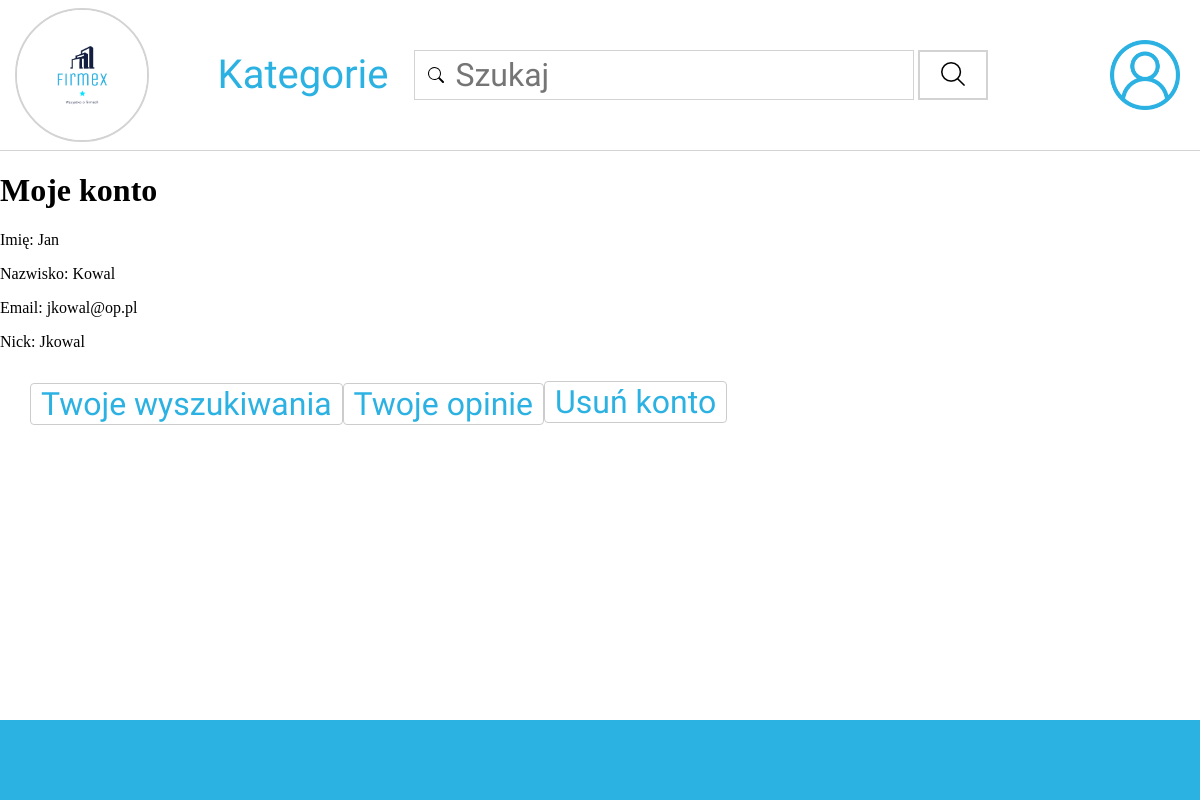
/account (signed in), run on the app's committed database.
### app.py (models this page shows, shortened)
class Users(db.Model):
    id = db.Column(db.Integer, primary_key=True)
    name = db.Column(db.String, nullable=False)
    surname = db.Column(db.String, nullable=False)
    email = db.Column(db.String, nullable=False)
    password = db.Column(db.String, nullable=False)
    nickName = db.Column(db.String, nullable=False)
    resetCode = db.Column(db.String, nullable=False)
    is_active = True

### app.py (the view)
@app.route('/account', methods=['GET', 'POST'])
def account():
    if not current_user.is_authenticated:
        return redirect(url_for('login'))
    return render_template('account.html', form=form, current_user=current_user)

### app.py (called while the page is built)
@login_manager.user_loader
def load_user(user_id):
    return Users.query.get(int(user_id))

### templates/account.html (shortened to what this page needs)
<!DOCTYPE html>
<html lang="en">
<head>
    <link rel="stylesheet" href="../static/styles/style.css">
    <link rel="stylesheet" href="../static/styles/account.css">
    <link rel="stylesheet" href="https://cdnjs.cloudflare.com/ajax/libs/font-awesome/5.15.3/css/all.min.css">
</head>
<body>
{% block nav %}
<div class="nav">
    <div class="logo">
        <a href="/"><img src="../static/img/logo.png" alt="logo" class="company-logo"></a>
    </div>
            <a href="{{ url_for('category') }}">
                <button class="category">Kategorie</button>
            </a>
            <div class="searcher-container">
                <form action="{{ url_for('search_companies') }}" method="GET">
                    <input class="searcher-input" type="search" name="query" placeholder="Szukaj">
                    <button type="submit" class="search_button"><img src="../static/img/search.png"></button>
                </form>
            </div>
    <div class="account">
        <div class="account-info">
            <img src="../static/img/user.png" alt="user" class="account-icon">
        </div>
    </div>
</div>
{% endblock %}
{% block content %}
<div class="data-container">
    <h1><span class="typer"></span></h1>
    <p>Imię: {{ current_user.name }}</p>
    <p>Nazwisko: {{ current_user.surname }}</p>
    <p>Email: {{ current_user.email }}</p>
    <p>Nick: {{ current_user.nickName }}</p>
    <div class="account-actions">
        <div><a href="{{ url_for('last_searches') }}?userId={{ current_user.id }}" class="account-button">Twoje
            wyszukiwania</a></div>
        <div><a href="{{ url_for('your_opinions') }}?userId={{ current_user.id }}" class="account-button">Twoje
            opinie</a></div>
        <div>
            <form id="delete-account-form" action="{{ url_for('delete_account') }}" method="POST">
                <button id="delete-account-button" type="submit" class="account-button">Usuń konto</button>
            </form>
        </div>
    </div>
</div>
{% endblock %}
<div class="footer">
</div>
</body>
</html>

### static/styles/style.css (style rules this page uses)
html, body { height: 100%; width: 100%; margin: 0; padding: 0; }
.nav { position: relative; height: 150px; border-bottom: lightgrey 1px solid; display: flex; justify-content: center; align-items: center; }
.logo { position: absolute; left: 15px; top: 8px; z-index: 2; }
.company-logo { width: 130px; height: 130px; border-radius: 50%; border: lightgrey 2px solid; }
.category { font-family: 'Unica One'; font-style: normal; font-weight: 400; font-size: 40px; line-height: 76px; color: #2BB1E2; background-color: transparent; border: none; margin-right: 20px; }
a { text-decoration: none; }
.searcher-input { padding: 9px 4px 9px 40px; border: 1px solid lightgrey; width: 500px; height: 50px; font-family: 'Unica One'; font-style: normal; font-weight: 400; font-size: 32px; line-height: 38px; }
.search_button { height: 50px; width:70px; background-color: white; border: lightgrey 2px solid; }
.account { position: absolute; right: 20px; top: 40px; z-index: 2; display:flex; flex-direction: column; justify-content: flex-end; align-items: flex-end; }
.account-info { display:flex; padding: 0 0 1em 0; justify-content: flex-end; }
.account-icon { width: 70px; height: 70px; padding: 0 0 0 15px; display: inline-block; }
.login, .register, .account-button, .logout { padding: 1px 10px; margin-bottom: 5px; background-color: white; border: 1px solid #ccc; border-radius: 4px; cursor: pointer; font-family: 'Unica One'; font-style: normal; font-weight: 400; font-size: 32px; line-height: 38px; color: #2BB1E2; text-decoration: none; }
.footer { position: fixed; bottom: 0; width: 100%; height: 80px; text-align: center; background-color: #2BB1E2; }
.account-actions { display: flex; flex-direction: row; align-items: center; margin: 20px; padding: 10px; }

### static/styles/account.css (style rules this page uses)
a { text-decoration: none; }

### data on the page
Users: name "Jan", surname "Kowal", email "jkowal@op.pl", nickName "Jkowal"
